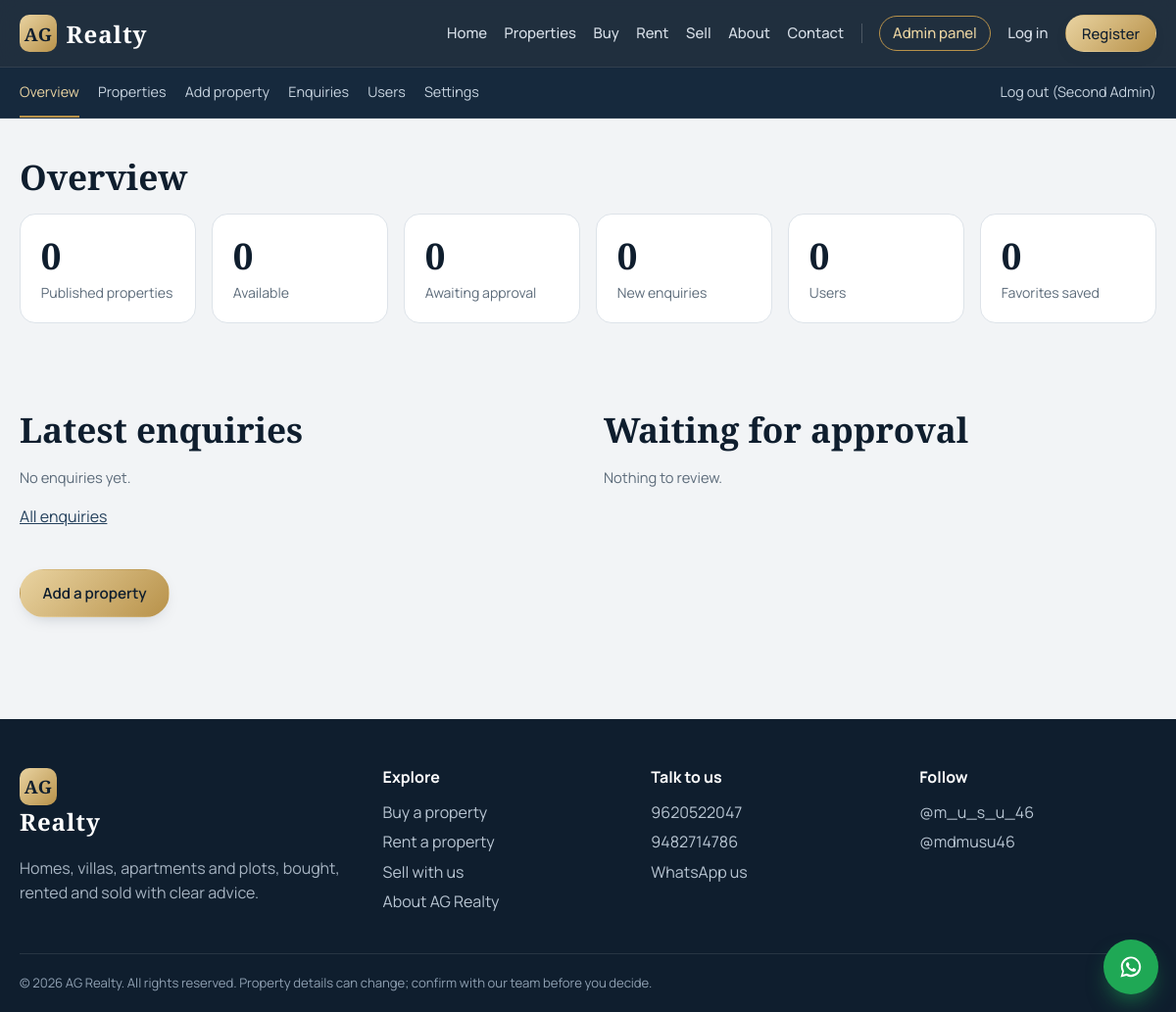
The app's page /admin (signed in) with its own data.
### tables this page shows
CREATE TABLE admins (
  id INTEGER PRIMARY KEY AUTOINCREMENT,
  name TEXT NOT NULL,
  email TEXT NOT NULL UNIQUE,
  password_hash TEXT NOT NULL,
  role TEXT NOT NULL DEFAULT 'admin',
  created_at TEXT NOT NULL DEFAULT CURRENT_TIMESTAMP
);

CREATE TABLE settings (
  key TEXT PRIMARY KEY,
  value TEXT NOT NULL DEFAULT ''
);

CREATE TABLE social_links (
  id INTEGER PRIMARY KEY AUTOINCREMENT,
  platform TEXT NOT NULL,
  label TEXT NOT NULL,
  url TEXT NOT NULL DEFAULT '',
  active INTEGER NOT NULL DEFAULT 1,
  sort_order INTEGER NOT NULL DEFAULT 0
);

### app.py (the view)
@app.route("/admin")
@admin_required
def admin_home():
    d = db()
    count = lambda sql: d.execute(sql).fetchone()[0]
    stats = dict(
        properties=count("SELECT COUNT(*) FROM properties WHERE approved=1"),
        available=count("SELECT COUNT(*) FROM properties WHERE approved=1 AND status='available'"),
        pending=count("SELECT COUNT(*) FROM properties WHERE approved=0"),
        users=count("SELECT COUNT(*) FROM users"),
        new_enq=count("SELECT COUNT(*) FROM enquiries WHERE status='new'"),
        favs=count("SELECT COUNT(*) FROM favorites"))
    latest = d.execute("""SELECT e.*, p.title FROM enquiries e LEFT JOIN properties p ON p.id=e.property_id
                          ORDER BY e.id DESC LIMIT 5""").fetchall()
    return render_template("admin/home.html", stats=stats, latest=latest,
                           pending=query_props("p.approved=0", limit=5))

### app.py (called while the page is built)
def db():
    if "db" not in g:
        g.db = get_db()
    return g.db

def csrf_token():
    if "csrf" not in session:
        session["csrf"] = secrets.token_hex(16)
    return session["csrf"]

@app.before_request
def csrf_protect():
    if request.method == "POST":
        sent = request.form.get("csrf_token") or request.headers.get("X-CSRF-Token") or ""
        expected = session.get("csrf")
        if not expected or not sent or not secrets.compare_digest(sent, expected):
            abort(400, "Your security token expired. Go back, refresh the page and try again.")

@app.after_request
def headers(resp):
    resp.headers.setdefault("X-Content-Type-Options", "nosniff")
    resp.headers.setdefault("X-Frame-Options", "SAMEORIGIN")
    resp.headers.setdefault("Referrer-Policy", "strict-origin-when-cross-origin")
    return resp

def current_user():
    if "cu" not in g:
        g.cu = None
        if session.get("user_id"):
            g.cu = db().execute("SELECT * FROM users WHERE id=? AND is_active=1", (session["user_id"],)).fetchone()
            if not g.cu:
                session.pop("user_id", None)
    return g.cu

def current_admin():
    if "ca" not in g:
        g.ca = None
        if session.get("admin_id"):
            g.ca = db().execute("SELECT * FROM admins WHERE id=?", (session["admin_id"],)).fetchone()
    return g.ca

def admin_required(fn):
    @wraps(fn)
    def wrap(*a, **kw):
        if not current_admin():
            return redirect(url_for("admin_login", next=request.path))
        return fn(*a, **kw)
    return wrap

def digits(s):
    d = re.sub(r"\D", "", s or "")
    return "91" + d if len(d) == 10 else d

@app.context_processor
def inject():
    d = db()
    site = {r["key"]: r["value"] for r in d.execute("SELECT key, value FROM settings")}
    socials = d.execute("SELECT * FROM social_links WHERE active=1 AND url!='' ORDER BY sort_order, id").fetchall()
    def wa_link(text=""):
        return f"https://wa.me/{digits(site.get('whatsapp'))}?text={quote(text)}"
    return dict(now_year=time.strftime('%Y'), site=site, socials=socials, current_user=current_user(), current_admin=current_admin(),
                csrf_token=csrf_token, media_url=media_url, wa_link=wa_link, IMAGE_KINDS=IMAGE_KINDS,
                VIDEO_KINDS=VIDEO_KINDS, FACILITY_CATS=FACILITY_CATS, PROPERTY_TYPES=PROPERTY_TYPES,
                VISUAL_CHOICES=VISUAL_CHOICES)

### templates/admin/home.html (shortened to what this page needs)
{% extends "base.html" %}
{% block content %}
{% include "admin/_nav.html" %}
<section class="wrap section">
  <h1 class="h2">Overview</h1>
  <div class="stats">
    <a class="stat" href="{{ url_for('admin_properties') }}"><b>{{ stats.properties }}</b><span>Published properties</span></a>
    <a class="stat" href="{{ url_for('admin_properties', state='available') }}"><b>{{ stats.available }}</b><span>Available</span></a>
    <a class="stat {{ 'alert' if stats.pending }}" href="{{ url_for('admin_properties', state='pending') }}"><b>{{ stats.pending }}</b><span>Awaiting approval</span></a>
    <a class="stat {{ 'alert' if stats.new_enq }}" href="{{ url_for('admin_enquiries', status='new') }}"><b>{{ stats.new_enq }}</b><span>New enquiries</span></a>
    <a class="stat" href="{{ url_for('admin_users') }}"><b>{{ stats.users }}</b><span>Users</span></a>
    <div class="stat"><b>{{ stats.favs }}</b><span>Favorites saved</span></div>
  </div>
  <div class="two-col">
    <div><h2>Latest enquiries</h2>
      {% for e in latest %}<div class="line"><b>{{ e.name }}</b> <small>{{ e.created_at|datefmt }}</small><br>{{ e.title or 'General enquiry' }}: {{ e.message|truncate(80) }}</div>{% else %}<p class="note">No enquiries yet.</p>{% endfor %}
      <p><a href="{{ url_for('admin_enquiries') }}">All enquiries</a></p></div>
    <div><h2>Waiting for approval</h2>
      {% for p in pending %}<div class="line"><a href="{{ url_for('admin_property_edit', pid=p.id) }}">{{ p.title }}</a> <small>{{ p.location }}</small></div>{% else %}<p class="note">Nothing to review.</p>{% endfor %}</div>
  </div>
  <p><a class="btn btn-gold" href="{{ url_for('admin_property_new') }}">Add a property</a></p>
</section>
{% endblock %}

### templates/base.html (shortened to what this page needs)
<!doctype html>
<html lang="en">
<head>
<link rel="stylesheet" href="{{ url_for('static', filename='css/style.css') }}">
</head>
<body data-csrf="{{ csrf_token() }}" data-logged-in="{{ 1 if current_user else 0 }}" data-login-url="{{ url_for('login') }}">
<header class="site-header">
  <div class="wrap bar">
    <a class="brand" href="{{ url_for('index') }}" aria-label="AG Realty home"><span class="mark">AG</span><span class="brand-name">Realty</span></a>
    <nav id="nav" class="nav">
      <a href="{{ url_for('index') }}" {% if request.endpoint=='index' %}class="on"{% endif %}>Home</a>
      <a href="{{ url_for('properties') }}" {% if request.endpoint in ('properties','property_detail') %}class="on"{% endif %}>Properties</a>
      <a href="{{ url_for('buy') }}" {% if request.endpoint=='buy' %}class="on"{% endif %}>Buy</a>
      <a href="{{ url_for('rent') }}" {% if request.endpoint=='rent' %}class="on"{% endif %}>Rent</a>
      <a href="{{ url_for('sell') }}" {% if request.endpoint=='sell' %}class="on"{% endif %}>Sell</a>
      <a href="{{ url_for('about') }}" {% if request.endpoint=='about' %}class="on"{% endif %}>About</a>
      <a href="{{ url_for('contact') }}" {% if request.endpoint=='contact' %}class="on"{% endif %}>Contact</a>
      {% if current_admin %}<a href="{{ url_for('admin_home') }}" class="pill">Admin panel</a>{% endif %}
      {% if current_user %}
        <a href="{{ url_for('favorites') }}">Favorites</a>
        <a href="{{ url_for('dashboard') }}">My account</a>
        <form method="post" action="{{ url_for('logout') }}" class="inline"><input type="hidden" name="csrf_token" value="{{ csrf_token() }}"><button class="linklike">Log out</button></form>
      {% else %}
        <a href="{{ url_for('login') }}">Log in</a>
        <a href="{{ url_for('register') }}" class="btn btn-sm btn-gold">Register</a>
      {% endif %}
    </nav>
  </div>
</header>
<main>{% block content %}{% endblock %}</main>
<footer class="site-footer">
  <div class="wrap foot-grid">
    <div>
      <a class="brand light" href="{{ url_for('index') }}"><span class="mark">AG</span><span class="brand-name">Realty</span></a>
      <p class="muted-l">Homes, villas, apartments and plots, bought, rented and sold with clear advice.</p>
    </div>
    <div>
      <h4>Explore</h4>
      <a href="{{ url_for('buy') }}">Buy a property</a><a href="{{ url_for('rent') }}">Rent a property</a>
      <a href="{{ url_for('sell') }}">Sell with us</a><a href="{{ url_for('about') }}">About AG Realty</a>
    </div>
    <div>
      <h4>Talk to us</h4>
      {% if site.phone1 %}<a href="tel:+91{{ site.phone1 }}">{{ site.phone1 }}</a>{% endif %}
      {% if site.phone2 %}<a href="tel:+91{{ site.phone2 }}">{{ site.phone2 }}</a>{% endif %}
      <a href="{{ wa_link('Hello AG Realty, I would like to know more about your properties.') }}" target="_blank" rel="noopener">WhatsApp us</a>
    </div>
    <div>
      <h4>Follow</h4>
      {% for s in socials %}<a href="{{ s.url }}" target="_blank" rel="noopener">{{ s.label }}</a>{% else %}<span class="muted-l">Social links coming soon.</span>{% endfor %}
    </div>
  </div>
  <div class="wrap legal">© {{ now_year }} AG Realty. All rights reserved. Property details can change; confirm with our team before you decide.</div>
</footer>
<a class="wa-float" href="{{ wa_link('Hello AG Realty, I have an enquiry about a property.') }}" target="_blank" rel="noopener" aria-label="Chat on WhatsApp">
</a>
</body>
</html>

### templates/admin/_nav.html (shortened to what this page needs)
<div class="admin-bar"><div class="wrap">
  <a href="{{ url_for('admin_home') }}" class="{{ 'on' if request.endpoint=='admin_home' }}">Overview</a>
  <a href="{{ url_for('admin_properties') }}" class="{{ 'on' if request.endpoint in ('admin_properties','admin_property_edit') }}">Properties</a>
  <a href="{{ url_for('admin_property_new') }}" class="{{ 'on' if request.endpoint=='admin_property_new' }}">Add property</a>
  <a href="{{ url_for('admin_enquiries') }}" class="{{ 'on' if request.endpoint=='admin_enquiries' }}">Enquiries</a>
  <a href="{{ url_for('admin_users') }}" class="{{ 'on' if request.endpoint=='admin_users' }}">Users</a>
  <a href="{{ url_for('admin_settings') }}" class="{{ 'on' if request.endpoint=='admin_settings' }}">Settings</a>
  <form method="post" action="{{ url_for('admin_logout') }}" class="inline"><input type="hidden" name="csrf_token" value="{{ csrf_token() }}"><button class="linklike">Log out ({{ current_admin.name }})</button></form>
</div></div>

### style.css (style rules this page uses)
:root { --ink:#0F1E2E; --ink-2:#16293D; --ink-3:#24405C; --brass:#B8924A; --brass-l:#E9D3A1; --brass-d:#8E6C2E; --mist:#F2F4F6; --paper:#fff; --line:#DDE3E9; --text:#1B2733; --muted:#5C6B7A; --ok:#1F7A4D; --warn:#B26A00; --bad:#B3261E; --wa:#1FA855; --serif:"Cormorant Garamond",Georgia,"Times New Roman",serif; --sans:"Manrope",system-ui,-apple-system,"Segoe UI",Roboto,sans-serif; --shadow:0 18px 40px -22px rgba(15,30,46,.45); --shadow-s:0 6px 18px -10px rgba(15,30,46,.35); }
*,*::before,*::after { box-sizing:border-box }
html { scroll-behavior:smooth }
body { margin:0;font-family:var(--sans);color:var(--text);background:var(--mist);line-height:1.6;font-size:16px;-webkit-font-smoothing:antialiased }
a { color:var(--ink-3) }
h1,h2,h3,h4 { font-family:var(--serif);color:var(--ink);line-height:1.12;margin:0 0 .5em;font-weight:600 }
h1 { font-size:clamp(2.3rem,5vw,3.9rem) }
h2 { font-size:clamp(1.6rem,3vw,2.2rem);margin-top:1.6em }
h4 { font-size:1.15rem;margin-top:1.2em }
.h2 { font-size:clamp(1.6rem,3vw,2.2rem);margin-top:0 }
.wrap { width:min(1180px,100% - 2.5rem);margin-inline:auto }
.section { padding:2.5rem 0 }
.muted-l { color:#A7B4C2 }
.note { color:var(--muted);font-size:.92rem }
.inline { display:inline;margin:0 }
.linklike { background:none;border:0;padding:0;font:inherit;color:inherit;cursor:pointer;text-decoration:underline;text-underline-offset:3px }
.btn { display:inline-flex;align-items:center;justify-content:center;gap:.5rem;padding:.8rem 1.4rem;border-radius:999px;border:1px solid transparent;font:600 .95rem var(--sans);cursor:pointer;text-decoration:none;transition:transform .18s,box-shadow .18s,background .18s }
.btn-sm { padding:.5rem 1rem;font-size:.85rem }
.btn-gold { background:linear-gradient(135deg,var(--brass-l),var(--brass));color:var(--ink);box-shadow:var(--shadow-s) }
.site-header { position:sticky;top:0;z-index:50;background:rgba(15,30,46,.92);backdrop-filter:blur(14px);border-bottom:1px solid rgba(255,255,255,.08) }
.bar { display:flex;align-items:center;justify-content:space-between;min-height:68px;gap:1rem }
.brand { display:flex;align-items:center;gap:.6rem;text-decoration:none;color:#fff }
.brand .mark { display:grid;place-items:center;width:38px;height:38px;border-radius:10px;background:linear-gradient(135deg,var(--brass-l),var(--brass));color:var(--ink);font:700 1.15rem var(--serif);letter-spacing:.02em }
.brand-name { font:600 1.5rem var(--serif);letter-spacing:.04em }
.brand.light { color:#fff }
.nav { display:flex;align-items:center;gap:1.1rem;flex-wrap:wrap }
.nav a,.nav .linklike { color:#D6DEE7;text-decoration:none;font-size:.93rem;font-weight:500 }
.nav a.btn { color:var(--ink) }
.nav .pill { padding:.3rem .8rem;border:1px solid var(--brass);border-radius:999px;color:var(--brass-l) }
.stats { display:grid;grid-template-columns:repeat(auto-fit,minmax(170px,1fr));gap:1rem;margin-bottom:2rem }
.stat { background:#fff;border:1px solid var(--line);border-radius:16px;padding:1.1rem 1.3rem;text-decoration:none;color:var(--text);display:block }
.stat b { display:block;font:600 2.3rem var(--serif);color:var(--ink) }
.stat span { color:var(--muted);font-size:.88rem }
.admin-bar { background:var(--ink-2);border-bottom:1px solid rgba(255,255,255,.08) }
.admin-bar .wrap { display:flex;gap:1.2rem;align-items:center;overflow-x:auto;white-space:nowrap }
.admin-bar a,.admin-bar .linklike { color:#C7D3DF;text-decoration:none;font-size:.9rem;padding:.8rem 0;border-bottom:2px solid transparent }
.admin-bar a.on { color:var(--brass-l);border-color:var(--brass) }
.two-col { display:grid;grid-template-columns:1fr 1fr;gap:2rem;margin-bottom:1.5rem }
.site-footer { background:var(--ink);color:#D6DEE7;margin-top:3rem;padding-top:3rem }
.foot-grid { display:grid;grid-template-columns:1.4fr 1fr 1fr 1fr;gap:2rem;padding-bottom:2rem }
.foot-grid h4 { color:#fff;font:700 1rem var(--sans);margin:0 0 .7rem }
.foot-grid a { display:block;color:#B9C6D3;text-decoration:none;padding:.15rem 0 }
.legal { border-top:1px solid rgba(255,255,255,.1);padding:1.2rem 0;font-size:.82rem;color:#8FA0B2 }
.wa-float { position:fixed;right:1.1rem;bottom:1.1rem;width:56px;height:56px;border-radius:50%;background:var(--wa);color:#fff;display:grid;place-items:center;box-shadow:0 12px 24px -8px rgba(31,168,85,.7);z-index:60;transition:transform .2s }

### records on screen
admins: name "Second Admin"
settings: phone1 "9620522047"
settings: phone2 "9482714786"
social_links: label "@m_u_s_u_46"
social_links: label "@mdmusu46"

### other values on screen
{{ stats.properties }} "0"
{{ stats.available }} "0"
{{ stats.pending }} "0"
{{ stats.new_enq }} "0"
{{ stats.users }} "0"
{{ stats.favs }} "0"
{{ now_year }} "2026"
